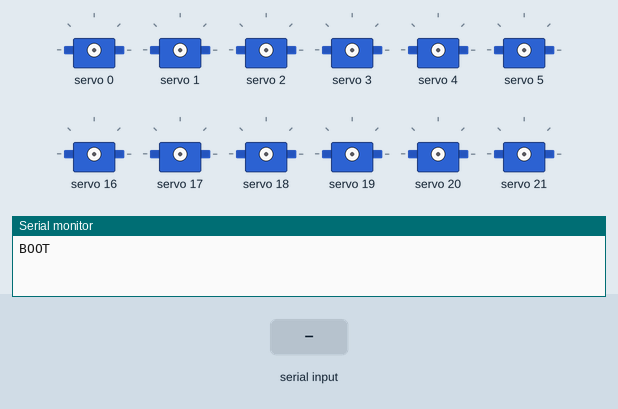
Recording of a sketch running on a simulated Arduino Uno, built with avr-gcc and run on an emulated ATmega328P. Parts: 12 × servo, the last lines printed to the serial monitor. The inputs (shaded band) are chosen by the test bench.

Above: at 0.1 s.
At 1.2 s:
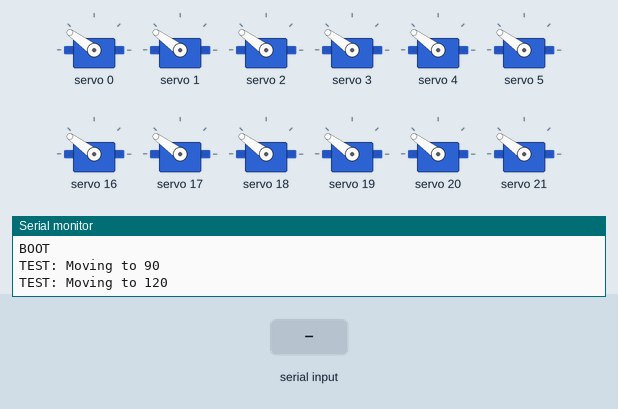
At 3.3 s:
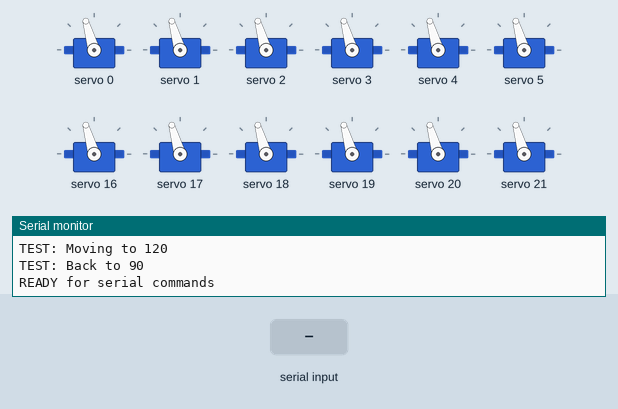
3.4 s: "90,45,200\n" received over Serial
4.9 s: "90,45\n" received over Serial
6.4 s: "12\n" received over Serial
Timing chart, 0 to 9.4 s (numbered marks = the images above; inputs shaded):
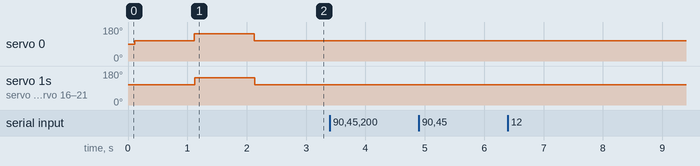

The sketch:

diagnostic_code.ino
```cpp
#include <Wire.h>
#include <Adafruit_PWMServoDriver.h>

Adafruit_PWMServoDriver pca1 = Adafruit_PWMServoDriver(0x40);
Adafruit_PWMServoDriver pca2 = Adafruit_PWMServoDriver(0x41);

#define SERVOMIN 110
#define SERVOMAX 590

int angleToPulse(int realAngle) {
  int commandedAngle = map(realAngle, 0, 180, -5, 175);
  return map(commandedAngle, 0, 180, SERVOMIN, SERVOMAX);
}

void setup() {
  // MATCH YOUR PYTHON: 115200 baud
  Serial.begin(115200);
  Serial.println("BOOT");

  Wire.begin();
  pca1.begin();
  pca2.begin();
  pca1.setPWMFreq(50);
  pca2.setPWMFreq(50);
  delay(100);

  // Test: Move all to 90°
  Serial.println("TEST: Moving to 90");
  for (int i = 0; i < 12; i++) {
    int pulse = angleToPulse(90);
    if (i < 6) {
      pca1.setPWM(i, 0, pulse);
    } else {
      pca2.setPWM(i - 6, 0, pulse);
    }
  }
  delay(1000);

  // Test: Move all to 120°
  Serial.println("TEST: Moving to 120");
  for (int i = 0; i < 12; i++) {
    int pulse = angleToPulse(120);
    if (i < 6) {
      pca1.setPWM(i, 0, pulse);
    } else {
      pca2.setPWM(i - 6, 0, pulse);
    }
  }
  delay(1000);

  // Back to 90°
  Serial.println("TEST: Back to 90");
  for (int i = 0; i < 12; i++) {
    int pulse = angleToPulse(90);
    if (i < 6) {
      pca1.setPWM(i, 0, pulse);
    } else {
      pca2.setPWM(i - 6, 0, pulse);
    }
  }

  Serial.println("READY for serial commands");
}

char rxbuf[256];
int rxidx = 0;

void loop() {
  while (Serial.available()) {
    char c = Serial.read();

    // Echo what we receive (so we can see if data is arriving)
    Serial.print("RX:");
    Serial.println((int)c);

    if (c == '\r') continue;

    if (c == '\n') {
      rxbuf[rxidx] = 0;
      Serial.print("LINE:[");
      Serial.print(rxbuf);
      Serial.println("]");

      // Parse
      int vals[12];
      int found = 0;
      char temp[256];
      strcpy(temp, rxbuf);
      char *tok = strtok(temp, ",");

      while (tok && found < 12) {
        vals[found++] = atoi(tok);
        tok = strtok(NULL, ",");
      }

      Serial.print("PARSED:");
      Serial.println(found);

      if (found == 12) {
        Serial.println("MOVING!");
        for (int i = 0; i < 12; i++) {
          int pulse = angleToPulse(vals[i]);
          if (i < 6) {
            pca1.setPWM(i, 0, pulse);
          } else {
            pca2.setPWM(i - 6, 0, pulse);
          }
        }
        Serial.println("DONE");
      } else {
        Serial.println("ERROR: Wrong count");
      }

      rxidx = 0;
    } else {
      if (rxidx < 255) {
        rxbuf[rxidx++] = c;
      }
    }
  }

  delay(1);
}
```
